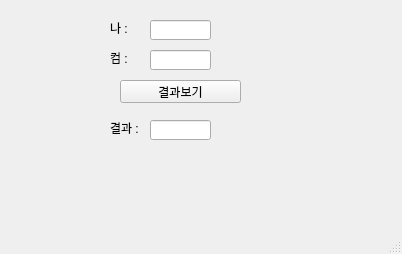
<?xml version="1.0" encoding="UTF-8"?>
<ui version="4.0">
 <class>MainWindow</class>
 <widget class="QMainWindow" name="MainWindow">
  <property name="geometry">
   <rect>
    <x>0</x>
    <y>0</y>
    <width>402</width>
    <height>254</height>
   </rect>
  </property>
  <property name="windowTitle">
   <string>MainWindow</string>
  </property>
  <widget class="QWidget" name="centralwidget">
   <widget class="QLineEdit" name="le1">
    <property name="geometry">
     <rect>
      <x>150</x>
      <y>20</y>
      <width>61</width>
      <height>20</height>
     </rect>
    </property>
   </widget>
   <widget class="QLineEdit" name="le2">
    <property name="geometry">
     <rect>
      <x>150</x>
      <y>50</y>
      <width>61</width>
      <height>20</height>
     </rect>
    </property>
   </widget>
   <widget class="QPushButton" name="pb">
    <property name="geometry">
     <rect>
      <x>120</x>
      <y>80</y>
      <width>121</width>
      <height>23</height>
     </rect>
    </property>
    <property name="text">
     <string>결과보기</string>
    </property>
   </widget>
   <widget class="QLineEdit" name="le_result">
    <property name="geometry">
     <rect>
      <x>150</x>
      <y>120</y>
      <width>61</width>
      <height>20</height>
     </rect>
    </property>
   </widget>
   <widget class="QLabel" name="lbl_2">
    <property name="geometry">
     <rect>
      <x>110</x>
      <y>20</y>
      <width>41</width>
      <height>16</height>
     </rect>
    </property>
    <property name="text">
     <string>나 : </string>
    </property>
   </widget>
   <widget class="QLabel" name="lbl_3">
    <property name="geometry">
     <rect>
      <x>110</x>
      <y>50</y>
      <width>41</width>
      <height>16</height>
     </rect>
    </property>
    <property name="text">
     <string>컴 :</string>
    </property>
   </widget>
   <widget class="QLabel" name="lbl_4">
    <property name="geometry">
     <rect>
      <x>110</x>
      <y>120</y>
      <width>41</width>
      <height>16</height>
     </rect>
    </property>
    <property name="text">
     <string>결과 :</string>
    </property>
   </widget>
  </widget>
  <widget class="QMenuBar" name="menubar">
   <property name="geometry">
    <rect>
     <x>0</x>
     <y>0</y>
     <width>402</width>
     <height>21</height>
    </rect>
   </property>
  </widget>
  <widget class="QStatusBar" name="statusbar"/>
 </widget>
 <resources/>
 <connections/>
</ui>
